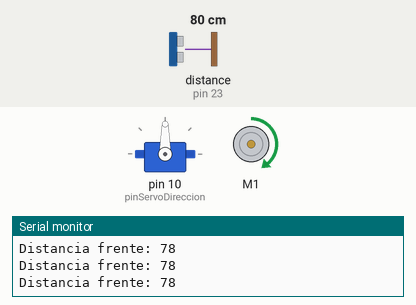
This sketch was run on a simulated Arduino Mega 2560, built with avr-gcc and run on an emulated ATmega2560. Shown: servo, DC motor (green arrow = forward, orange = backward, longer = faster), the last lines printed to the serial monitor. Wiring (inferred from the names in the program): ultrasonic range finder: trigger pin 22; echo pin 23. The inputs (shaded band) are chosen by the test bench; at power-on: distance to the obstacle (sensor on pin 23) 80 cm. The echo pulse lasts 58.3 µs per cm.

Above: at 1.2 s.
1.3 s: distance to the obstacle (sensor on pin 23) set to 45 cm
4.3 s: distance to the obstacle (sensor on pin 23) set to 37 cm
At 5.6 s:
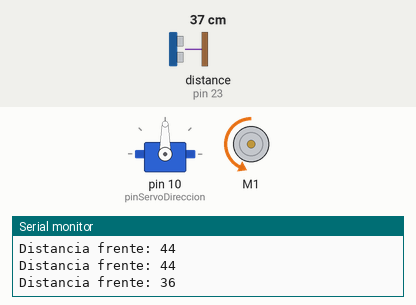
At 6.7 s:
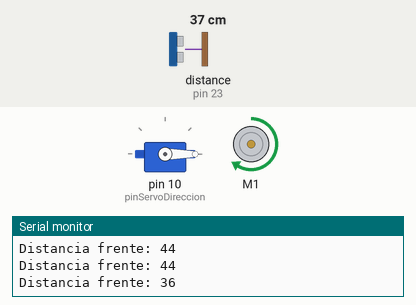
Timing chart, 0 to 13.3 s (numbered marks = the images above; inputs shaded):
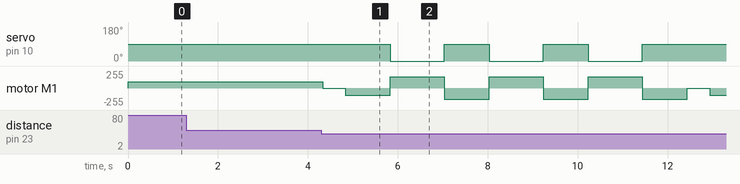

The sketch:

esquinanueva30oct.ino
```cpp
#include <AFMotor.h>
#include <Servo.h>

// Motores
AF_DCMotor motor1(1); // Motor principal conectado en M1

// Servo para dirección (llantas delanteras)
Servo direccionServo;
int pinServoDireccion = 10;

// Pines de sensor ultrasónico frontal
#define trigPinFront 22
#define echoPinFront 23

// ---------- FUNCIONES DE MOVIMIENTO ----------

void avanzar() {
  motor1.setSpeed(95); // Velocidad reducida para avanzar
  motor1.run(FORWARD);
}

void retrocederLargo() {
  motor1.setSpeed(110);
  motor1.run(BACKWARD);
  delay(1000); // retrocede 1 segundo
  motor1.run(RELEASE);
}

void detener() {
  motor1.run(RELEASE);
}

void detenerLargo() {
  motor1.run(RELEASE);
  delay(2000); // detenerse 2 segundos
}

void girarIzquierda() {
  direccionServo.write(60);  // Girar llantas izquierda
  motor1.setSpeed(150);
  motor1.run(FORWARD);
  delay(1300);
  direccionServo.write(90);  // Volver al centro
  motor1.run(RELEASE);
}

void girarDerecha() {
  direccionServo.write(130); // Girar llantas derecha
  motor1.setSpeed(160);
  motor1.run(FORWARD);
  delay(1700);
  direccionServo.write(90);  // Volver al centro
  motor1.run(RELEASE);
}

// ---------- SENSOR ULTRASÓNICO ----------
long medirDistancia(int trigPin, int echoPin) {
  digitalWrite(trigPin, LOW);
  delayMicroseconds(2);

  digitalWrite(trigPin, HIGH);
  delayMicroseconds(10);
  digitalWrite(trigPin, LOW);

  long duracion = pulseIn(echoPin, HIGH, 30000); // timeout 30 ms
  long distancia = duracion * 0.034 / 2; // en cm
  return distancia;
}

// ---------- SETUP ----------
void setup() {
  Serial.begin(9600);

  pinMode(trigPinFront, OUTPUT);
  pinMode(echoPinFront, INPUT);

  // Servo centrado (llantas rectas)
  direccionServo.attach(pinServoDireccion);
  direccionServo.write(90);

  detener();
}

// ---------- LOOP ----------
void loop() {
  long distanciaFront = medirDistancia(trigPinFront, echoPinFront);
  Serial.print("Distancia frente: ");
  Serial.println(distanciaFront);

  if (distanciaFront > 40 || distanciaFront == 0) {
    avanzar();
  } else {
    detener();
    delay(500);
    retrocederLargo();
      direccionServo.write(0);
       motor1.setSpeed(170);
     motor1.run(FORWARD);
      delay (1200);
      direccionServo.write(90);
      motor1.run(BACKWARD);
      delay (1000);
             motor1.setSpeed(170);
             direccionServo.write(0);
     motor1.run(FORWARD);
      delay (1200);
       direccionServo.write(90);
      motor1.run(BACKWARD);
      delay (1000);
 motor1.setSpeed(170);
 direccionServo.write(0);
     motor1.run(FORWARD);
      delay (1200);
       direccionServo.write(90);
      motor1.run(BACKWARD);
      delay (1000);
direccionServo.write(90);
motor1.run(FORWARD);
  }
}
```

Measured:
- the behaviour switches between 42 and 41 cm on distance to the obstacle (sensor on pin 23) (found by bisection; images 0 and 1)
- after the input at 4.3 s, servo on pin 10 (pinServoDireccion): alternates 90° for 1.0 s and 0° for 1.2 s, starting after 1.5 s; motor M1: forward 95/255 → stopped at once, → backward 110/255 0.50 s later, → forward 170/255 1.0 s later, → backward 170/255 1.2 s later, … (10 changes in this stretch)
